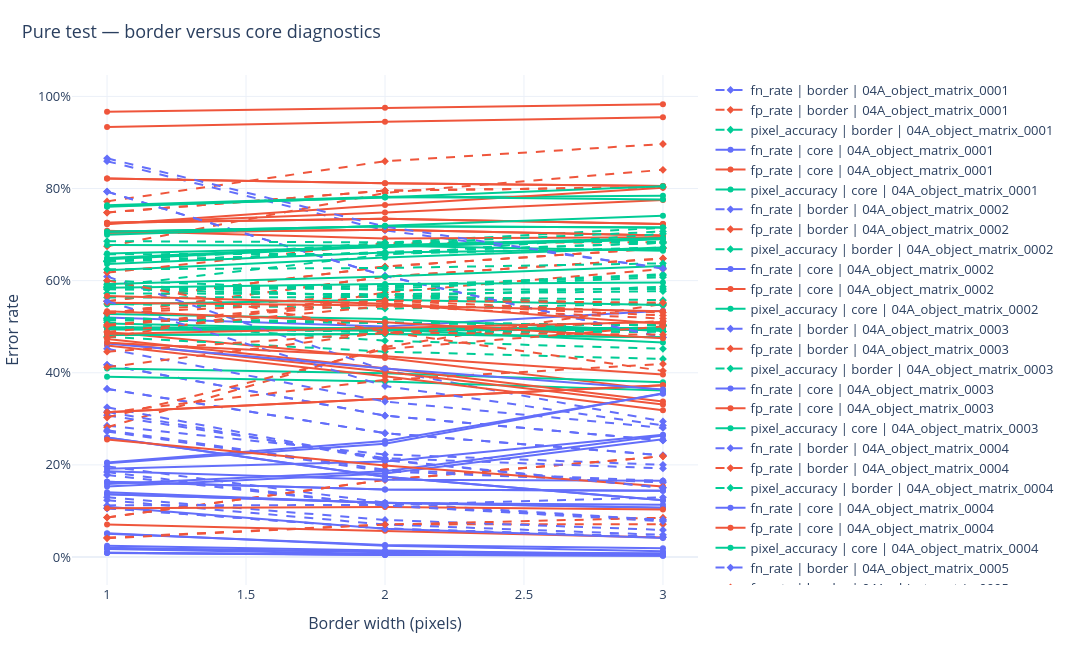

This figure's notebook cell:
### Code cell
if len(pure_test_border_diagnostic_df) > 0:
    plot_border_core_metrics(
        pure_test_border_diagnostic_df,
        border_width_col="border_width",
        zone_col="zone",
        metric_cols=(
            "fn_rate",
            "fp_rate",
            "pixel_accuracy",
        ),
        config_col="selected_config_id",
        title="Pure test — border versus core diagnostics",
        show=True,
    )
